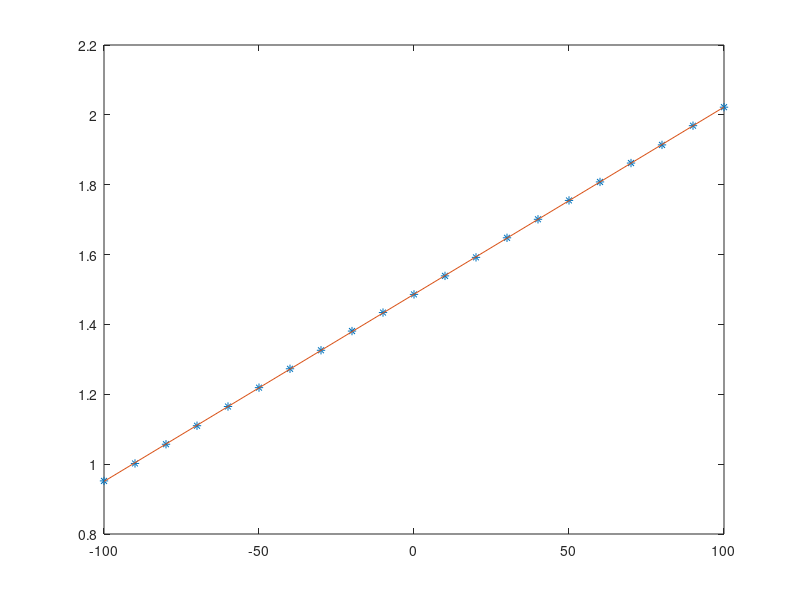
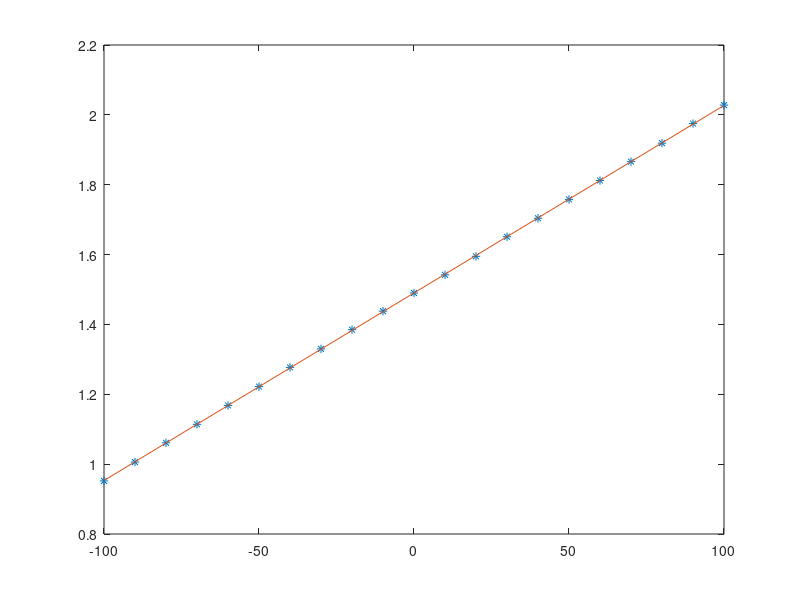
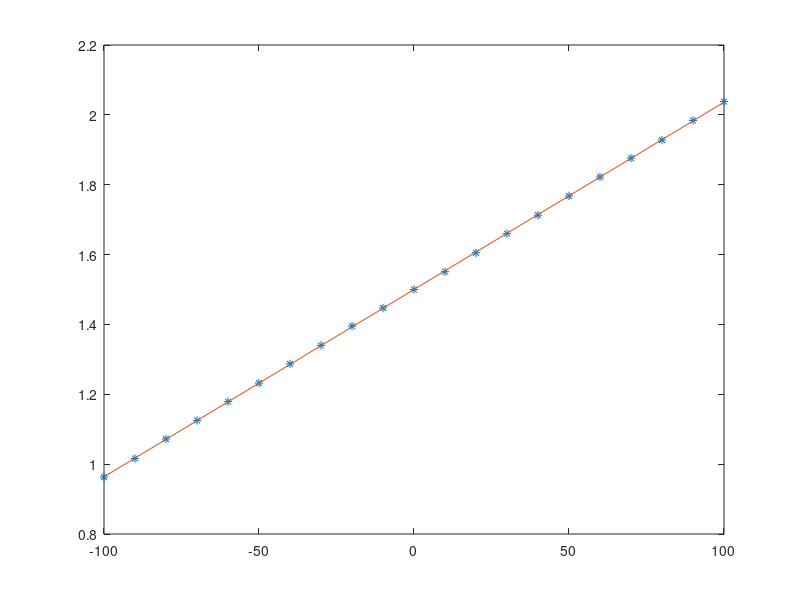
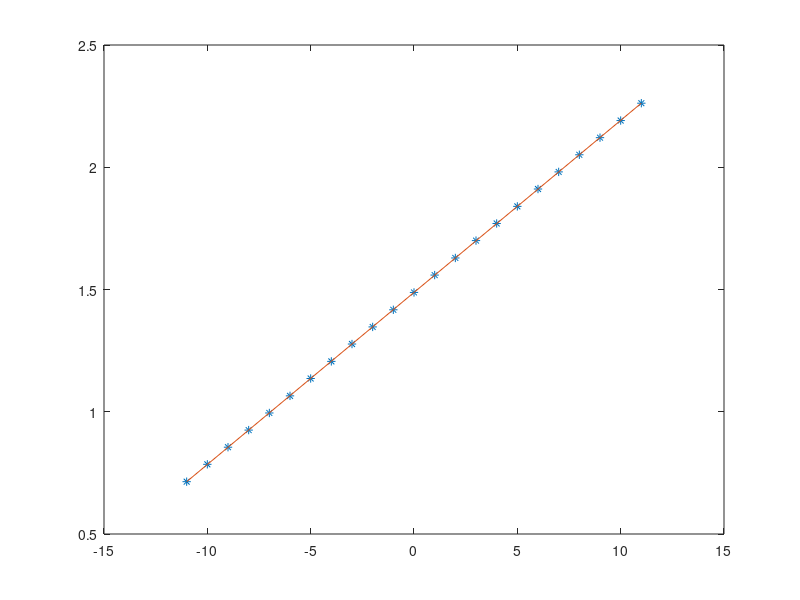

These figures' MATLAB source, in order:
%% Sensor Calibration
% ########################################################################
% Sensor Calibration
% Establishment: 24.02.2021 Jiani He, PGS, RWTH Aachen
% #############################################################################

%% Board 1 - Sensor 1
% VPS
V_in = -100:10:100;
VPS1 = [0.963,1.016,1.071,1.124,1.177,1.231,1.285,1.338,1.393,1.446,1.498,1.55,1.603,1.658,1.711,1.765,1.819,1.873,1.925,1.98,2.033];
VPS2 = [0.958,1.011,1.067,1.12,1.174,1.228,1.282,1.336,1.391,1.444,1.495,1.549,1.602,1.657,1.71,1.764,1.818,1.873,1.926,1.981,2.034];
VPS3 = [0.957,1.010,1.065,1.118,1.172,1.225,1.279,1.332,1.387,1.44,1.492,1.544,1.597,1.652,1.705,1.759,1.812,1.866,1.919,1.974,2.027];

% a = 1/183.448;
% b = 1.497;
% y = a*V_in+b;

p1_v_1 = polyfit(V_in,VPS1,1);
y1 = polyval(p1_v_1,V_in); 

p1_v_2 = polyfit(V_in,VPS2,1);
y2 = polyval(p1_v_2,V_in); 

p1_v_3 = polyfit(V_in,VPS3,1);
y3 = polyval(p1_v_3,V_in); 

% figure()
% plot(V_in,VPS1,'*',V_in,y1)
% figure()
% plot(V_in,VPS2,'*',V_in,y2)
% figure()
% plot(V_in,VPS3,'*',V_in,y3)

% IPS
I_in = 11:-1:-11;
IPS1 = [2.262,2.191,2.121,2.051,1.981,1.911,1.84,1.77,1.7,1.629,1.559,1.488,1.417,1.347,1.277,1.206,1.136,1.065,0.995,0.925,0.855,0.785,0.714];
IPS2 = [2.268,2.197,2.127,2.058,1.987,1.917,1.846,1.776,1.706,1.635,1.565,1.495,1.423,1.353,1.282,1.212,1.142,1.071,1.001,0.931,0.861,0.791,0.721];
IPS3 = [2.271,2.200,2.130,2.061,1.991,1.920,1.850,1.779,1.709,1.639,1.569,1.498,1.426,1.356,1.285,1.215,1.145,1.075,1.004,0.934,0.864,0.794,0.724];

% a = 0.07047;
% b = 1.497;
% y = a*V_in+b;

p1_i_1 = polyfit(I_in,IPS1,1);
y1 = polyval(p1_i_1,I_in); 

p1_i_2 = polyfit(I_in,IPS2,1);
y2 = polyval(p1_i_2,I_in); 

p1_i_3 = polyfit(I_in,IPS3,1);
y3 = polyval(p1_i_3,I_in); 

% figure()
% plot(I_in,IPS1,'*',I_in,y1)
% figure()
% plot(I_in,IPS2,'*',I_in,y2)
% figure()
% plot(I_in,IPS3,'*',I_in,y3)

%% Board 2 - Sensor 2
% VPS
V_in = -100:10:100;
VPS1 = [0.952,1.002,1.057,1.11,1.165,1.219,1.273,1.326,1.381,1.434,1.486,1.539,1.592,1.648,1.701,1.755,1.808,1.862,1.914,1.969,2.022];
VPS2 = [0.952,1.006,1.061,1.114,1.168,1.222,1.277,1.33,1.385,1.438,1.49,1.542,1.595,1.651,1.704,1.758,1.812,1.866,1.919,1.975,2.028];
VPS3 = [0.963,1.016,1.072,1.125,1.179,1.232,1.287,1.34,1.395,1.447,1.5,1.551,1.605,1.66,1.713,1.768,1.822,1.876,1.928,1.984,2.038];

a = 1/183.448;
b = 1.497;
y = a*V_in+b;

p2_v_1 = polyfit(V_in,VPS1,1);
y1 = polyval(p2_v_1,V_in); 

p2_v_2 = polyfit(V_in,VPS2,1);
y2 = polyval(p2_v_2,V_in); 

p2_v_3 = polyfit(V_in,VPS3,1);
y3 = polyval(p2_v_3,V_in); 

figure()
plot(V_in,VPS1,'*',V_in,y1)
figure()
plot(V_in,VPS2,'*',V_in,y2)
figure()
plot(V_in,VPS3,'*',V_in,y3)

% IPS
I_in = 11:-1:-11;
IPS1 = [2.262,2.191,2.121,2.051,1.981,1.911,1.84,1.77,1.7,1.629,1.559,1.488,1.417,1.347,1.277,1.206,1.136,1.065,0.995,0.925,0.855,0.785,0.714];
IPS2 = [2.268,2.197,2.127,2.058,1.987,1.917,1.846,1.776,1.706,1.635,1.565,1.495,1.423,1.353,1.282,1.212,1.142,1.071,1.001,0.931,0.861,0.791,0.721];
IPS3 = [2.271,2.200,2.130,2.061,1.991,1.920,1.850,1.779,1.709,1.639,1.569,1.498,1.426,1.356,1.285,1.215,1.145,1.075,1.004,0.934,0.864,0.794,0.724];

% a = 0.07047;
% b = 1.497;
% y = a*V_in+b;

p2_i_1 = polyfit(I_in,IPS1,1);
y1 = polyval(p2_i_1,I_in); 

p2_i_2 = polyfit(I_in,IPS2,1);
y2 = polyval(p2_i_2,I_in); 

p2_i_3 = polyfit(I_in,IPS3,1);
y3 = polyval(p2_i_3,I_in); 

figure()
plot(I_in,IPS1,'*',I_in,y1)
figure()
plot(I_in,IPS2,'*',I_in,y2)
figure()
plot(I_in,IPS3,'*',I_in,y3)
